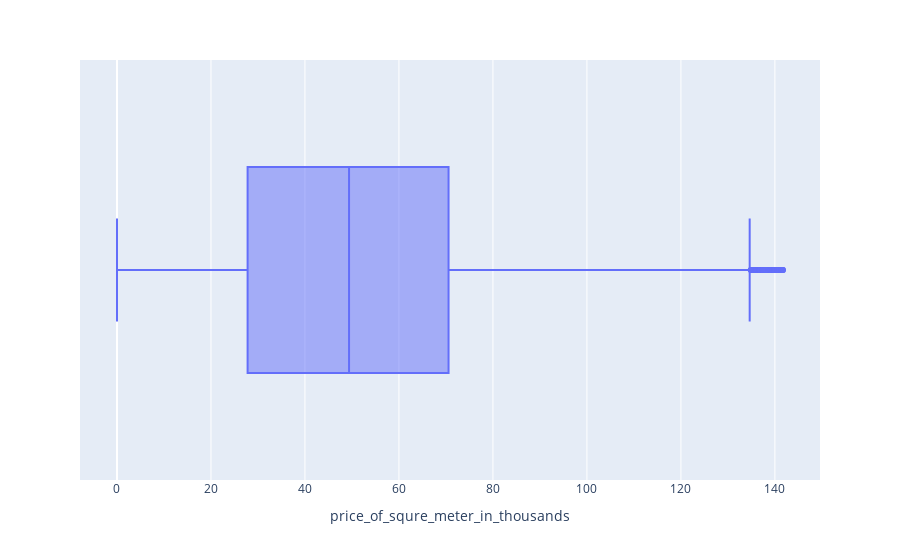

Notebook cell for this chart:
### Code cell
px.box(df, x='price_of_squre_meter_in_thousands')

### Figure 1 — Plotly figure (JSON) as saved in the notebook; plotly's stock layout.template omitted (floating-point values rounded to 4 significant figures; data arrays with more than 128 entries replaced by an {"elided": "..."} marker saying what was removed)
{"data": [{"alignmentgroup": "True", "hovertemplate": "price_of_squre_meter_in_thousands=%{x}<extra></extra>", "legendgroup": "", "marker": {"color": "#636efa"}, "name": "", "notched": false, "offsetgroup": "", "orientation": "h", "showlegend": false, "type": "box", "x": {"elided": "10939 float values"}, "x0": " ", "xaxis": "x", "y0": " ", "yaxis": "y"}], "layout": {"boxmode": "group", "legend": {"tracegroupgap": 0}, "margin": {"t": 60}, "xaxis": {"anchor": "y", "domain": [0, 1], "title": {"text": "price_of_squre_meter_in_thousands"}}, "yaxis": {"anchor": "x", "domain": [0, 1]}}}
